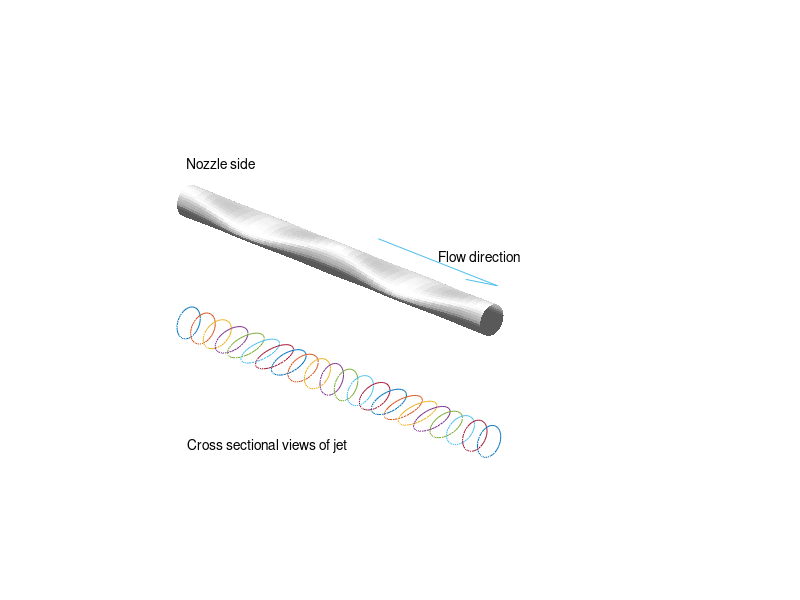

MATLAB code for this plot:
% lobe_ same as List_B5: plots Figure B.4 
% Copyright S. Nakamura, 1995
set(gcf, 'NumberTitle','off','Name', 'Figure B.4; lobe_')

clear, clf, hold on
dth=2*pi/40; th=0:dth:2*pi;
r = ones(size(th));
colormap gray
for n=1:51
   b=n-1;
   x(n,:)=cos(th)*(1-0.25*cos(b*0.3));
   y(n,:)=sin(th)*(1+0.25*cos(b*0.3));
   z(n,:)=n*0.3*ones(size(th));
   m=n+9;
   if floor(m/2)*2 == m
      plot3(z(n,:), x(n,:), y(n, :)-5)
   end
end
surfl(z,x,y+5, [0,80])
axis([0 13 -5 15 -10 10])
shading flat
view([10 -10 10])
text(5.2, 8.4, ' Flow direction')
text(-5, 8, 'Nozzle side')
xd= [5, 10, 9];
yd=[5,5, 4.5];
zd=[ 3,3,3];
plot3(xd, yd, zd)
axis('off')
text(10,-15,'Cross sectional views of jet')
hold off
